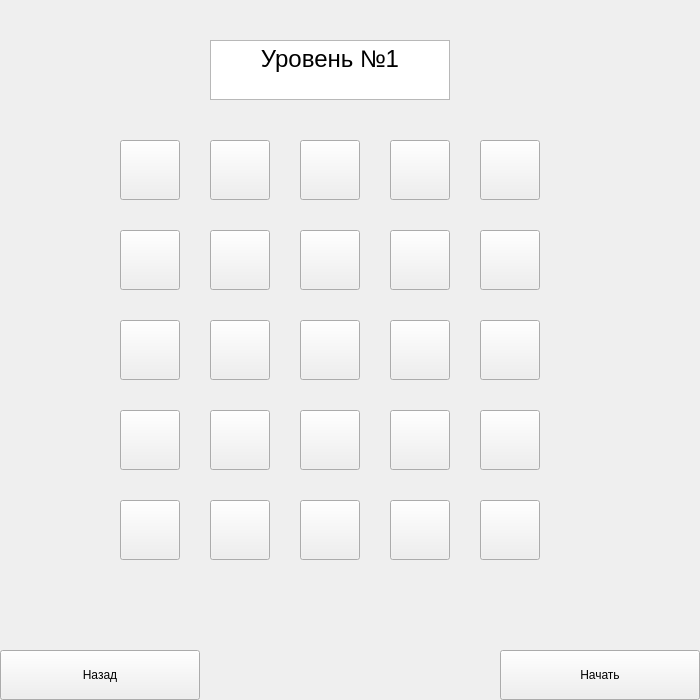
<?xml version="1.0" encoding="UTF-8"?>
<ui version="4.0">
 <class>Digits_Easy</class>
 <widget class="QWidget" name="Digits_Easy">
  <property name="geometry">
   <rect>
    <x>0</x>
    <y>0</y>
    <width>700</width>
    <height>700</height>
   </rect>
  </property>
  <property name="minimumSize">
   <size>
    <width>700</width>
    <height>700</height>
   </size>
  </property>
  <property name="maximumSize">
   <size>
    <width>700</width>
    <height>700</height>
   </size>
  </property>
  <property name="windowTitle">
   <string>Form</string>
  </property>
  <widget class="QPushButton" name="pushButton_6">
   <property name="geometry">
    <rect>
     <x>210</x>
     <y>140</y>
     <width>60</width>
     <height>60</height>
    </rect>
   </property>
   <property name="text">
    <string/>
   </property>
   <attribute name="buttonGroup">
    <string notr="true">buttonGroup</string>
   </attribute>
  </widget>
  <widget class="QPushButton" name="pushButton_11">
   <property name="geometry">
    <rect>
     <x>300</x>
     <y>140</y>
     <width>60</width>
     <height>60</height>
    </rect>
   </property>
   <property name="text">
    <string/>
   </property>
   <attribute name="buttonGroup">
    <string notr="true">buttonGroup</string>
   </attribute>
  </widget>
  <widget class="QPushButton" name="pushButton_16">
   <property name="geometry">
    <rect>
     <x>390</x>
     <y>140</y>
     <width>60</width>
     <height>60</height>
    </rect>
   </property>
   <property name="text">
    <string/>
   </property>
   <attribute name="buttonGroup">
    <string notr="true">buttonGroup</string>
   </attribute>
  </widget>
  <widget class="QPushButton" name="pushButton_12">
   <property name="geometry">
    <rect>
     <x>300</x>
     <y>230</y>
     <width>60</width>
     <height>60</height>
    </rect>
   </property>
   <property name="text">
    <string/>
   </property>
   <attribute name="buttonGroup">
    <string notr="true">buttonGroup</string>
   </attribute>
  </widget>
  <widget class="QPushButton" name="pushButton_17">
   <property name="geometry">
    <rect>
     <x>390</x>
     <y>230</y>
     <width>60</width>
     <height>60</height>
    </rect>
   </property>
   <property name="text">
    <string/>
   </property>
   <attribute name="buttonGroup">
    <string notr="true">buttonGroup</string>
   </attribute>
  </widget>
  <widget class="QPushButton" name="pushButton_7">
   <property name="geometry">
    <rect>
     <x>210</x>
     <y>230</y>
     <width>60</width>
     <height>60</height>
    </rect>
   </property>
   <property name="text">
    <string/>
   </property>
   <attribute name="buttonGroup">
    <string notr="true">buttonGroup</string>
   </attribute>
  </widget>
  <widget class="QPushButton" name="pushButton_8">
   <property name="geometry">
    <rect>
     <x>210</x>
     <y>320</y>
     <width>60</width>
     <height>60</height>
    </rect>
   </property>
   <property name="text">
    <string/>
   </property>
   <attribute name="buttonGroup">
    <string notr="true">buttonGroup</string>
   </attribute>
  </widget>
  <widget class="QPushButton" name="pushButton_18">
   <property name="geometry">
    <rect>
     <x>390</x>
     <y>320</y>
     <width>60</width>
     <height>60</height>
    </rect>
   </property>
   <property name="text">
    <string/>
   </property>
   <attribute name="buttonGroup">
    <string notr="true">buttonGroup</string>
   </attribute>
  </widget>
  <widget class="QPushButton" name="pushButton_13">
   <property name="geometry">
    <rect>
     <x>300</x>
     <y>320</y>
     <width>60</width>
     <height>60</height>
    </rect>
   </property>
   <property name="text">
    <string/>
   </property>
   <attribute name="buttonGroup">
    <string notr="true">buttonGroup</string>
   </attribute>
  </widget>
  <widget class="QTextEdit" name="textEdit">
   <property name="geometry">
    <rect>
     <x>210</x>
     <y>40</y>
     <width>240</width>
     <height>60</height>
    </rect>
   </property>
   <property name="html">
    <string>&lt;!DOCTYPE HTML PUBLIC &quot;-//W3C//DTD HTML 4.0//EN&quot; &quot;http://www.w3.org/TR/REC-html40/strict.dtd&quot;&gt;
&lt;html&gt;&lt;head&gt;&lt;meta name=&quot;qrichtext&quot; content=&quot;1&quot; /&gt;&lt;style type=&quot;text/css&quot;&gt;
p, li { white-space: pre-wrap; }
&lt;/style&gt;&lt;/head&gt;&lt;body style=&quot; font-family:'MS Shell Dlg 2'; font-size:7.8pt; font-weight:400; font-style:normal;&quot;&gt;
&lt;p align=&quot;center&quot; style=&quot; margin-top:0px; margin-bottom:0px; margin-left:0px; margin-right:0px; -qt-block-indent:0; text-indent:0px;&quot;&gt;&lt;span style=&quot; font-size:18pt;&quot;&gt;Уровень №1&lt;/span&gt;&lt;/p&gt;&lt;/body&gt;&lt;/html&gt;</string>
   </property>
  </widget>
  <widget class="QPushButton" name="pushButton_3">
   <property name="geometry">
    <rect>
     <x>120</x>
     <y>320</y>
     <width>60</width>
     <height>60</height>
    </rect>
   </property>
   <property name="text">
    <string/>
   </property>
   <attribute name="buttonGroup">
    <string notr="true">buttonGroup</string>
   </attribute>
  </widget>
  <widget class="QPushButton" name="pushButton_1">
   <property name="geometry">
    <rect>
     <x>120</x>
     <y>140</y>
     <width>60</width>
     <height>60</height>
    </rect>
   </property>
   <property name="text">
    <string/>
   </property>
   <attribute name="buttonGroup">
    <string notr="true">buttonGroup</string>
   </attribute>
  </widget>
  <widget class="QPushButton" name="pushButton_2">
   <property name="geometry">
    <rect>
     <x>120</x>
     <y>230</y>
     <width>60</width>
     <height>60</height>
    </rect>
   </property>
   <property name="text">
    <string/>
   </property>
   <attribute name="buttonGroup">
    <string notr="true">buttonGroup</string>
   </attribute>
  </widget>
  <widget class="QPushButton" name="pushButton_14">
   <property name="geometry">
    <rect>
     <x>300</x>
     <y>410</y>
     <width>60</width>
     <height>60</height>
    </rect>
   </property>
   <property name="text">
    <string/>
   </property>
   <attribute name="buttonGroup">
    <string notr="true">buttonGroup</string>
   </attribute>
  </widget>
  <widget class="QPushButton" name="pushButton_19">
   <property name="geometry">
    <rect>
     <x>390</x>
     <y>410</y>
     <width>60</width>
     <height>60</height>
    </rect>
   </property>
   <property name="text">
    <string/>
   </property>
   <attribute name="buttonGroup">
    <string notr="true">buttonGroup</string>
   </attribute>
  </widget>
  <widget class="QPushButton" name="pushButton_9">
   <property name="geometry">
    <rect>
     <x>210</x>
     <y>410</y>
     <width>60</width>
     <height>60</height>
    </rect>
   </property>
   <property name="text">
    <string/>
   </property>
   <attribute name="buttonGroup">
    <string notr="true">buttonGroup</string>
   </attribute>
  </widget>
  <widget class="QPushButton" name="pushButton_4">
   <property name="geometry">
    <rect>
     <x>120</x>
     <y>410</y>
     <width>60</width>
     <height>60</height>
    </rect>
   </property>
   <property name="text">
    <string/>
   </property>
   <attribute name="buttonGroup">
    <string notr="true">buttonGroup</string>
   </attribute>
  </widget>
  <widget class="QPushButton" name="pushButton_5">
   <property name="geometry">
    <rect>
     <x>120</x>
     <y>500</y>
     <width>60</width>
     <height>60</height>
    </rect>
   </property>
   <property name="text">
    <string/>
   </property>
   <attribute name="buttonGroup">
    <string notr="true">buttonGroup</string>
   </attribute>
  </widget>
  <widget class="QPushButton" name="pushButton_10">
   <property name="geometry">
    <rect>
     <x>210</x>
     <y>500</y>
     <width>60</width>
     <height>60</height>
    </rect>
   </property>
   <property name="text">
    <string/>
   </property>
   <attribute name="buttonGroup">
    <string notr="true">buttonGroup</string>
   </attribute>
  </widget>
  <widget class="QPushButton" name="pushButton_15">
   <property name="geometry">
    <rect>
     <x>300</x>
     <y>500</y>
     <width>60</width>
     <height>60</height>
    </rect>
   </property>
   <property name="text">
    <string/>
   </property>
   <attribute name="buttonGroup">
    <string notr="true">buttonGroup</string>
   </attribute>
  </widget>
  <widget class="QPushButton" name="pushButton_20">
   <property name="geometry">
    <rect>
     <x>390</x>
     <y>500</y>
     <width>60</width>
     <height>60</height>
    </rect>
   </property>
   <property name="text">
    <string/>
   </property>
   <attribute name="buttonGroup">
    <string notr="true">buttonGroup</string>
   </attribute>
  </widget>
  <widget class="QPushButton" name="pushButton_24">
   <property name="geometry">
    <rect>
     <x>480</x>
     <y>410</y>
     <width>60</width>
     <height>60</height>
    </rect>
   </property>
   <property name="text">
    <string/>
   </property>
   <attribute name="buttonGroup">
    <string notr="true">buttonGroup</string>
   </attribute>
  </widget>
  <widget class="QPushButton" name="pushButton_23">
   <property name="geometry">
    <rect>
     <x>480</x>
     <y>320</y>
     <width>60</width>
     <height>60</height>
    </rect>
   </property>
   <property name="text">
    <string/>
   </property>
   <attribute name="buttonGroup">
    <string notr="true">buttonGroup</string>
   </attribute>
  </widget>
  <widget class="QPushButton" name="pushButton_25">
   <property name="geometry">
    <rect>
     <x>480</x>
     <y>500</y>
     <width>60</width>
     <height>60</height>
    </rect>
   </property>
   <property name="text">
    <string/>
   </property>
   <attribute name="buttonGroup">
    <string notr="true">buttonGroup</string>
   </attribute>
  </widget>
  <widget class="QPushButton" name="pushButton_22">
   <property name="geometry">
    <rect>
     <x>480</x>
     <y>230</y>
     <width>60</width>
     <height>60</height>
    </rect>
   </property>
   <property name="text">
    <string/>
   </property>
   <attribute name="buttonGroup">
    <string notr="true">buttonGroup</string>
   </attribute>
  </widget>
  <widget class="QPushButton" name="pushButton_21">
   <property name="geometry">
    <rect>
     <x>480</x>
     <y>140</y>
     <width>60</width>
     <height>60</height>
    </rect>
   </property>
   <property name="text">
    <string/>
   </property>
   <attribute name="buttonGroup">
    <string notr="true">buttonGroup</string>
   </attribute>
  </widget>
  <widget class="QPushButton" name="pushButton_back">
   <property name="geometry">
    <rect>
     <x>0</x>
     <y>650</y>
     <width>200</width>
     <height>50</height>
    </rect>
   </property>
   <property name="text">
    <string>Назад</string>
   </property>
  </widget>
  <widget class="QPushButton" name="pushButton_run">
   <property name="geometry">
    <rect>
     <x>500</x>
     <y>650</y>
     <width>200</width>
     <height>50</height>
    </rect>
   </property>
   <property name="text">
    <string>Начать</string>
   </property>
  </widget>
  <widget class="QLabel" name="label">
   <property name="geometry">
    <rect>
     <x>620</x>
     <y>0</y>
     <width>75</width>
     <height>25</height>
    </rect>
   </property>
   <property name="text">
    <string/>
   </property>
  </widget>
 </widget>
 <resources/>
 <connections/>
 <buttongroups>
  <buttongroup name="buttonGroup"/>
 </buttongroups>
</ui>
